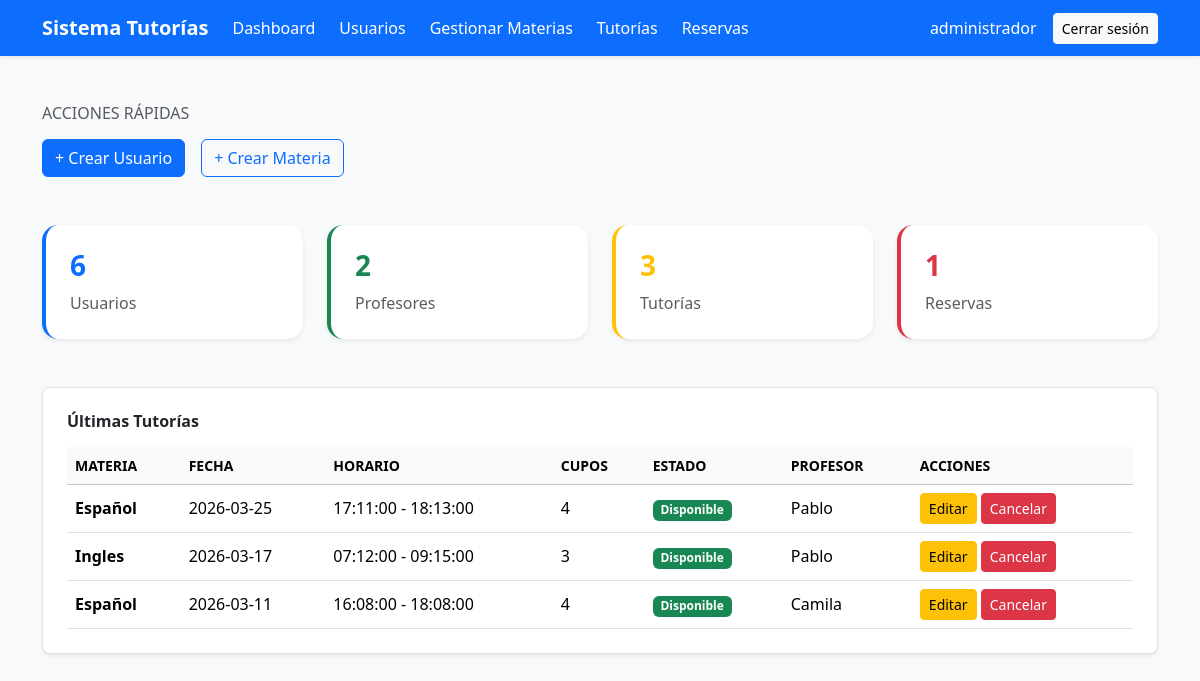
The page /sistema_tutorias/dashboard/administrador.php (signed in) on the database its author committed.
### tables this page shows
CREATE TABLE `tb_tutorias` (
  `id_tutoria` int(11) NOT NULL,
  `id_profesor` int(11) NOT NULL,
  `id_materia` int(11) DEFAULT NULL,
  `fecha` date NOT NULL,
  `hora_inicio` time NOT NULL,
  `hora_fin` time NOT NULL,
  `cupos` int(11) NOT NULL,
  `estado` enum('disponible','reservada','cancelada','finalizada') DEFAULT 'disponible',
  `fecha_creacion` timestamp NOT NULL DEFAULT current_timestamp()
);

CREATE TABLE `tb_materias` (
  `id_materia` int(11) NOT NULL,
  `nombre` varchar(100) NOT NULL,
  `descripcion` varchar(255) DEFAULT NULL,
  `estado` tinyint(1) DEFAULT 1
);

CREATE TABLE `tb_usuarios` (
  `id_usuario` int(11) NOT NULL,
  `nombre` varchar(100) NOT NULL,
  `correo` varchar(100) NOT NULL,
  `password` varchar(255) NOT NULL,
  `id_rol` int(11) NOT NULL,
  `activo` tinyint(1) DEFAULT 1,
  `fecha_creacion` timestamp NOT NULL DEFAULT current_timestamp()
);

### sistema_tutorias/dashboard/administrador.php (the view, shortened to what this page needs)
<?php
require_once "../config/conexion.php";
$total_usuarios = $conexion->query("SELECT COUNT(*) as total FROM tb_usuarios")->fetch_assoc()['total'];
$total_profesores = $conexion->query("
    SELECT COUNT(*) as total
    FROM tb_usuarios u
    INNER JOIN tb_rol r ON u.id_rol = r.id_rol
    WHERE r.nombre = 'profesor'
")->fetch_assoc()['total'];
$total_tutorias = $conexion->query("SELECT COUNT(*) as total FROM tb_tutorias")->fetch_assoc()['total'];
$total_reservas = $conexion->query("SELECT COUNT(*) as total FROM tb_reservas")->fetch_assoc()['total'];
$ultimas_tutorias = $conexion->query("
    SELECT t.id_tutoria, t.fecha,m.nombre AS materia, t.hora_inicio, t.hora_fin, t.cupos, t.estado,
           u.nombre as profesor
    FROM tb_tutorias t
    INNER JOIN tb_usuarios u ON t.id_profesor = u.id_usuario
    INNER JOIN tb_materias m ON t.id_materia = m.id_materia
    ORDER BY t.id_tutoria DESC
    LIMIT 5
");
?>
<?php include "../includes/header.php"; ?>
<?php include "../includes/navbar.php"; ?>
<div class="container py-5">
    <div class="mb-5">
        <h6 class="text-uppercase text-muted mb-3">Acciones rápidas</h6>
        <div class="d-flex gap-3">
            <a href="../views/usuarios/crear.php" class="btn btn-primary">
                + Crear Usuario
            </a>
            <a href="../views/materias/gestionar_materia.php" class="btn btn-outline-primary">
                + Crear Materia
            </a>
        </div>
    </div>
    <div class="row g-4 mb-5">
        <div class="col-md-3">
            <div class="p-4 rounded-4 shadow-sm border-start border-4 border-primary bg-white">
                <div class="d-flex justify-content-between align-items-center">
                    <div>
                        <h3 class="fw-bold text-primary"><?php echo $total_usuarios; ?></h3>
                        <p class="text-muted mb-0">Usuarios</p>
                    </div>
                </div>
            </div>
        </div>
        <div class="col-md-3">
            <div class="p-4 rounded-4 shadow-sm border-start border-4 border-success bg-white">
                <div class="d-flex justify-content-between align-items-center">
                    <div>
                        <h3 class="fw-bold text-success"><?php echo $total_profesores; ?></h3>
                        <p class="text-muted mb-0">Profesores</p>
                    </div>
                </div>
            </div>
        </div>
        <div class="col-md-3">
            <div class="p-4 rounded-4 shadow-sm border-start border-4 border-warning bg-white">
                <div class="d-flex justify-content-between align-items-center">
                    <div>
                        <h3 class="fw-bold text-warning"><?php echo $total_tutorias; ?></h3>
                        <p class="text-muted mb-0">Tutorías</p>
                    </div>
                </div>
            </div>
        </div>
        <div class="col-md-3">
            <div class="p-4 rounded-4 shadow-sm border-start border-4 border-danger bg-white">
                <div class="d-flex justify-content-between align-items-center">
                    <div>
                        <h3 class="fw-bold text-danger"><?php echo $total_reservas; ?></h3>
                        <p class="text-muted mb-0">Reservas</p>
                    </div>
                </div>
            </div>
        </div>
    </div>
    <div class="bg-white p-4 rounded-3 shadow-sm border border-1">
        <h6 class="mb-3 fw-semibold">Últimas Tutorías</h6>
        <?php if ($ultimas_tutorias->num_rows > 0): ?>
            <table class="table table-hover align-middle mb-0">
                <thead class="table-light">
                    <tr class="small text-uppercase">
                        <th>Materia</th>
                        <th>Fecha</th>
                        <th>Horario</th>
                        <th>Cupos</th>
                        <th>Estado</th>
                        <th>Profesor</th>
                        <th>Acciones</th>
                    </tr>
                </thead>
                <tbody>
                    <?php while ($t = $ultimas_tutorias->fetch_assoc()): ?>
                        <tr>
                            <td class="fw-semibold"><?php echo htmlspecialchars($t['materia']); ?></td>
                            <td><?php echo $t['fecha']; ?></td>
                            <td><?php echo $t['hora_inicio']; ?> - <?php echo $t['hora_fin']; ?></td>
                            <td><?php echo $t['cupos']; ?></td>
                            <td>
                                <?php
                                if ($t['estado'] == 'disponible') echo '<span class="badge bg-success">Disponible</span>';
                                elseif ($t['estado'] == 'reservada') echo '<span class="badge bg-warning text-dark">Reservada</span>';
                                else echo '<span class="badge bg-danger">Cancelada</span>';
                                ?>
                            </td>
                            <td><?php echo htmlspecialchars($t['profesor']); ?></td>
                            <td>
                                <a href="../views/tutorias/editar.php?id=<?php echo $t['id_tutoria']; ?>" class="btn btn-sm btn-warning">Editar</a>
                                <?php if ($t['estado'] != 'cancelada'): ?>
                                    <a href="../../controllers/TutoriaController.php?accion=estado&id=<?php echo $t['id_tutoria']; ?>&estado=cancelada"
                                        class="btn btn-sm btn-danger"
                                        onclick="return confirm('¿Seguro que deseas cancelar esta tutoría?');">
                                        Cancelar
                                        </a>
                                <?php endif; ?>
                            </td>
                        </tr>
                    <?php endwhile; ?>
                </tbody>
            </table>
        <?php else: ?>
            <p class="text-muted mb-0">No hay tutorías registradas.</p>
        <?php endif; ?>
    </div>
</div>
<?php include "../includes/footer.php"; ?>

### rows shown on the page
tb_tutorias: id_materia.nombre "Español", fecha "2026-03-25", hora_inicio "17:11:00", hora_fin "18:13:00", cupos "4", estado "Disponible", id_profesor.nombre "Pablo"
tb_tutorias: id_materia.nombre "Ingles", fecha "2026-03-17", hora_inicio "07:12:00", hora_fin "09:15:00", cupos "3", estado "Disponible", id_profesor.nombre "Pablo"
tb_tutorias: id_materia.nombre "Español", fecha "2026-03-11", hora_inicio "16:08:00", hora_fin "18:08:00", cupos "4", estado "Disponible", id_profesor.nombre "Camila"

### other values the page prints
$nombre "administrador"
$total_usuarios "6"
$total_profesores "2"
$total_tutorias "3"
$total_reservas "1"
